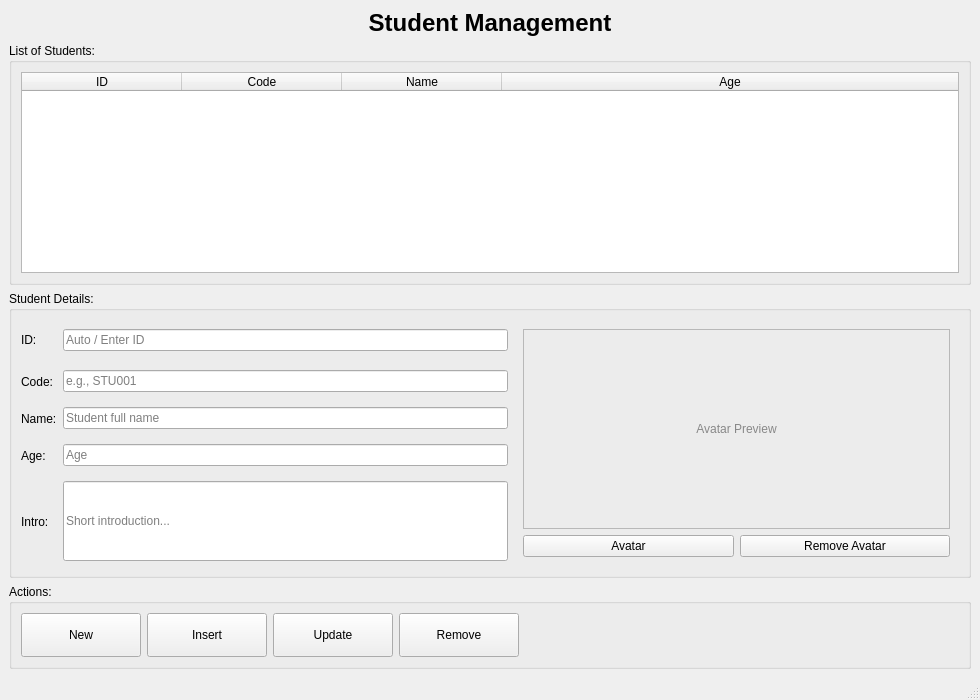
<?xml version="1.0" encoding="UTF-8"?>
<ui version="4.0">
 <class>MainWindow</class>
 <widget class="QMainWindow" name="MainWindow">
  <property name="geometry">
   <rect>
    <x>0</x>
    <y>0</y>
    <width>980</width>
    <height>700</height>
   </rect>
  </property>
  <property name="windowTitle">
   <string>Student Management</string>
  </property>
  <widget class="QWidget" name="centralwidget">
   <layout class="QVBoxLayout" name="verticalLayout_root" stretch="0,1,0,0">
    <item>
     <widget class="QLabel" name="label">
      <property name="text">
       <string>&lt;h1&gt;Student Management&lt;/h1&gt;</string>
      </property>
      <property name="alignment">
       <set>Qt::AlignHCenter|Qt::AlignVCenter</set>
      </property>
      <property name="margin">
       <number>4</number>
      </property>
     </widget>
    </item>

    <!-- List of students -->
    <item>
     <widget class="QGroupBox" name="groupBox_3">
      <property name="title">
       <string>List of Students:</string>
      </property>
      <layout class="QVBoxLayout" name="verticalLayout_table">
       <item>
        <widget class="QTableWidget" name="tableWidgetStudent">
         <property name="alternatingRowColors">
          <bool>true</bool>
         </property>
         <property name="selectionBehavior">
          <enum>QAbstractItemView::SelectRows</enum>
         </property>
         <property name="editTriggers">
          <set>QAbstractItemView::NoEditTriggers</set>
         </property>
         <property name="sortingEnabled">
          <bool>true</bool>
         </property>
         <property name="columnCount">
          <number>4</number>
         </property>
         <property name="rowCount">
          <number>0</number>
         </property>
         <attribute name="horizontalHeaderCascadingSectionResizes">
          <bool>true</bool>
         </attribute>
         <attribute name="horizontalHeaderDefaultSectionSize">
          <number>160</number>
         </attribute>
         <attribute name="horizontalHeaderStretchLastSection">
          <bool>true</bool>
         </attribute>
         <column>
          <property name="text">
           <string>ID</string>
          </property>
         </column>
         <column>
          <property name="text">
           <string>Code</string>
          </property>
         </column>
         <column>
          <property name="text">
           <string>Name</string>
          </property>
         </column>
         <column>
          <property name="text">
           <string>Age</string>
          </property>
         </column>
        </widget>
       </item>
      </layout>
     </widget>
    </item>

    <!-- Student details -->
    <item>
     <widget class="QGroupBox" name="groupBox_2">
      <property name="title">
       <string>Student Details:</string>
      </property>
      <layout class="QGridLayout" name="gridLayout_details" columnstretch="0,1,1">
       <item row="0" column="0">
        <widget class="QLabel" name="label_2">
         <property name="text">
          <string>ID:</string>
         </property>
        </widget>
       </item>
       <item row="1" column="0">
        <widget class="QLabel" name="label_3">
         <property name="text">
          <string>Code:</string>
         </property>
        </widget>
       </item>
       <item row="2" column="0">
        <widget class="QLabel" name="label_4">
         <property name="text">
          <string>Name:</string>
         </property>
        </widget>
       </item>
       <item row="3" column="0">
        <widget class="QLabel" name="label_5">
         <property name="text">
          <string>Age:</string>
         </property>
        </widget>
       </item>
       <item row="4" column="0">
        <widget class="QLabel" name="label_6">
         <property name="text">
          <string>Intro:</string>
         </property>
        </widget>
       </item>

       <item row="0" column="1">
        <widget class="QLineEdit" name="lineEditId">
         <property name="placeholderText">
          <string>Auto / Enter ID</string>
         </property>
        </widget>
       </item>
       <item row="1" column="1">
        <widget class="QLineEdit" name="lineEditCode">
         <property name="placeholderText">
          <string>e.g., STU001</string>
         </property>
        </widget>
       </item>
       <item row="2" column="1">
        <widget class="QLineEdit" name="lineEditName">
         <property name="placeholderText">
          <string>Student full name</string>
         </property>
        </widget>
       </item>
       <item row="3" column="1">
        <widget class="QLineEdit" name="lineEditAge">
         <property name="inputMask">
          <string>000</string>
         </property>
         <property name="placeholderText">
          <string>Age</string>
         </property>
        </widget>
       </item>
       <item row="4" column="1">
        <widget class="QLineEdit" name="lineEditIntro">
         <property name="minimumSize">
          <size>
           <width>0</width>
           <height>80</height>
          </size>
         </property>
         <property name="placeholderText">
          <string>Short introduction...</string>
         </property>
        </widget>
       </item>

       <!-- Avatar preview + buttons -->
       <item row="0" column="2" rowspan="5">
        <widget class="QWidget" name="avatarPanel" native="true">
         <layout class="QVBoxLayout" name="verticalLayout_avatar">
          <item>
           <widget class="QLabel" name="labelAvatar">
            <property name="minimumSize">
             <size>
              <width>300</width>
              <height>200</height>
             </size>
            </property>
            <property name="frameShape">
             <enum>QFrame::StyledPanel</enum>
            </property>
            <property name="frameShadow">
             <enum>QFrame::Sunken</enum>
            </property>
            <property name="alignment">
             <set>Qt::AlignCenter</set>
            </property>
            <property name="text">
             <string>&lt;span style=&quot;color:#888&quot;&gt;Avatar Preview&lt;/span&gt;</string>
            </property>
           </widget>
          </item>
          <item>
           <layout class="QHBoxLayout" name="horizontalLayout_avatarBtns">
            <item>
             <widget class="QPushButton" name="pushButtonAvatar">
              <property name="text">
               <string>Avatar</string>
              </property>
              <property name="toolTip">
               <string>Choose avatar image</string>
              </property>
             </widget>
            </item>
            <item>
             <widget class="QPushButton" name="pushButtonRemoveAvatar">
              <property name="text">
               <string>Remove Avatar</string>
              </property>
              <property name="toolTip">
               <string>Clear avatar</string>
              </property>
             </widget>
            </item>
           </layout>
          </item>
         </layout>
        </widget>
       </item>
      </layout>
     </widget>
    </item>

    <!-- Action buttons -->
    <item>
     <widget class="QGroupBox" name="groupBox">
      <property name="title">
       <string>Actions:</string>
      </property>
      <layout class="QHBoxLayout" name="horizontalLayout_actions">
       <item>
        <widget class="QPushButton" name="pushButtonNew">
         <property name="minimumSize">
          <size>
           <width>120</width>
           <height>44</height>
          </size>
         </property>
         <property name="text">
          <string>New</string>
         </property>
        </widget>
       </item>
       <item>
        <widget class="QPushButton" name="pushButtonInsert">
         <property name="minimumSize">
          <size>
           <width>120</width>
           <height>44</height>
          </size>
         </property>
         <property name="text">
          <string>Insert</string>
         </property>
        </widget>
       </item>
       <item>
        <widget class="QPushButton" name="pushButtonUpdate">
         <property name="minimumSize">
          <size>
           <width>120</width>
           <height>44</height>
          </size>
         </property>
         <property name="text">
          <string>Update</string>
         </property>
        </widget>
       </item>
       <item>
        <widget class="QPushButton" name="pushButtonRemove">
         <property name="minimumSize">
          <size>
           <width>120</width>
           <height>44</height>
          </size>
         </property>
         <property name="text">
          <string>Remove</string>
         </property>
        </widget>
       </item>
       <item>
        <spacer name="horizontalSpacer">
         <property name="orientation">
          <enum>Qt::Horizontal</enum>
         </property>
         <property name="sizeHint" stdset="0">
          <size>
           <width>40</width>
           <height>20</height>
          </size>
         </property>
        </spacer>
       </item>
      </layout>
     </widget>
    </item>
   </layout>
  </widget>

  <widget class="QMenuBar" name="menubar">
   <property name="geometry">
    <rect>
     <x>0</x>
     <y>0</y>
     <width>980</width>
     <height>22</height>
    </rect>
   </property>
  </widget>
  <widget class="QStatusBar" name="statusbar"/>
 </widget>
 <resources/>
 <connections/>
</ui>
